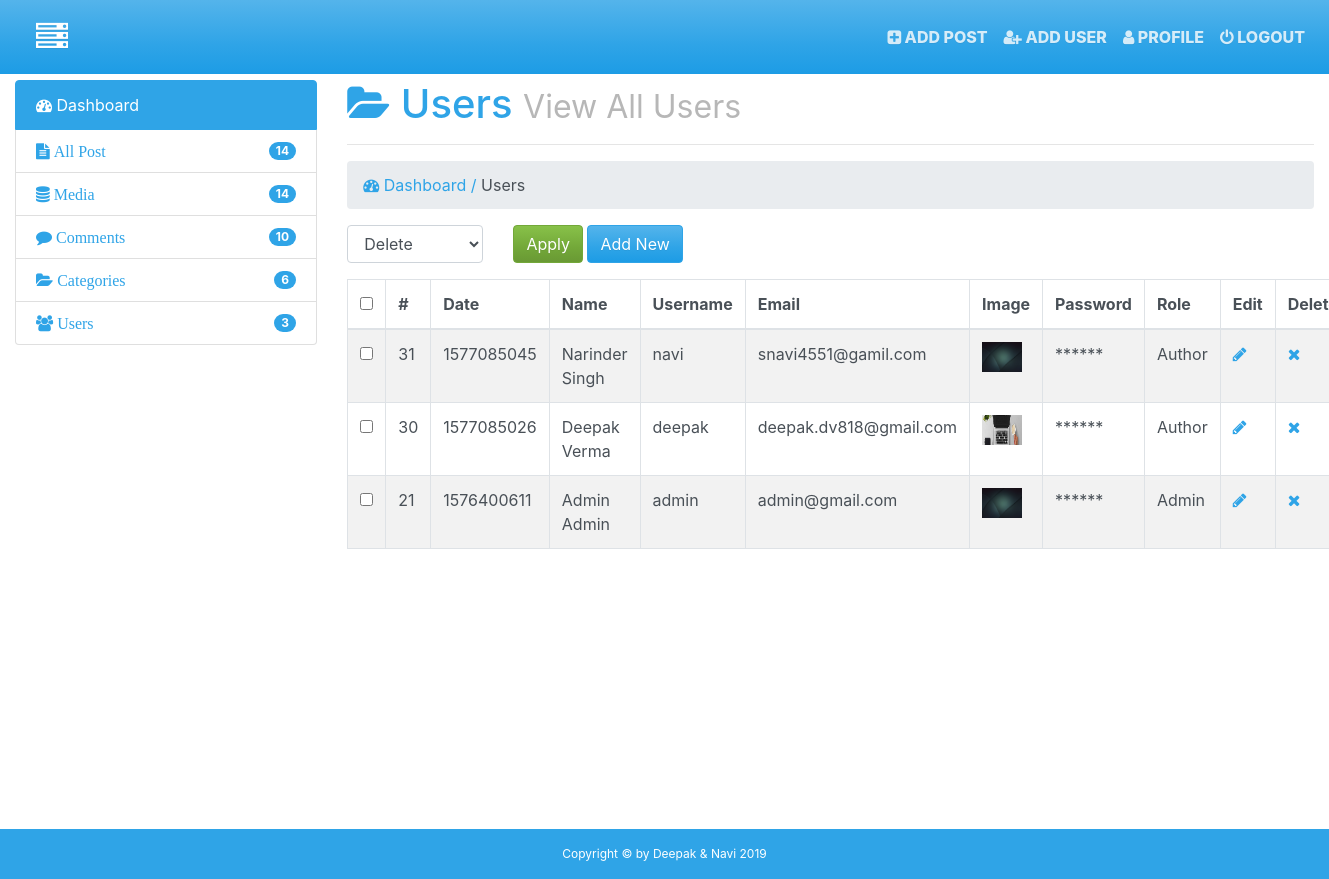
/admin/users.php (signed in), run on the app's committed database.
### tables this page shows
CREATE TABLE `users` (
  `id` int(11) NOT NULL,
  `date` int(11) NOT NULL,
  `first_name` varchar(255) NOT NULL,
  `last_name` varchar(255) NOT NULL,
  `username` varchar(255) NOT NULL,
  `image` varchar(255) NOT NULL,
  `password` varchar(255) NOT NULL,
  `roll` varchar(255) NOT NULL,
  `details` text NOT NULL,
  `salt` varchar(255) NOT NULL DEFAULT '$2y$10$hellodeepakvermanaviii',
  `email` varchar(255) NOT NULL
);

### admin/users.php (the view, shortened to what this page needs)
<!DOCTYPE html>
<html>
  <head>
    <?php require_once('inc/top.php');?>
  </head>
  <body>
    <?php require_once('inc/header.php');?>
  <div class="container-fluid">
    <div class="row">
      <div class="col-md-3">
        <?php require_once('inc/sidebar.php');?>
      </div>
      <div class="col-md-9">
        <h1><i class="fa fa-folder-open"></i> Users
          <small class="smalld">View All Users</small>
          <hr>
        </h1>
        <ol class="breadcrumb">
          <li><a href="index.html"><i class="fa fa-tachometer"></i> Dashboard / </a></li>
          <li class="active"><i class="fa fa-folder-opn"></i> Users</li>
        </ol>
        <?php
      $query = "SELECT * FROM users ORDER BY id DESC";
      $run = mysqli_query($con,$query);
      if (mysqli_num_rows($run) > 0) {
        ?>
        <form action="" method="post">
        <div class="row">
          <div class="col-md-6">
                <div class="row">
                  <div class="col-md-4">
                    <div class="form-group">
                      <select class="form-control" name="bulk-options" id="">
                        <option value="delete">Delete</option>
                      </select>
                    </div>
                  </div>
                  <div class="col-md-8">
                    <input type="submit" name="" class="btn btn-success" value="Apply">
                    <a href="add-user.php" class="btn btn-primary">Add New</a>
                  </div>
                </div>
          </div>
           <div class="col-md-6">
          </div>
        </div>
        <table class="table table-hover table-bordered table-striped">
          <thead>
            <tr>
              <th><input type="checkbox" name="" id="selectallboxes"></th>
              <th>#</th>
              <th>Date</th>
              <th>Name</th>
              <th>Username</th>
              <th>Email</th>
              <th>Image</th>
              <th>Password</th>
              <th>Role</th>
              <th>Edit</th>
              <th>Delete</th>
            </tr>
          </thead>
          <tbody>
            <?php
            while ($row = mysqli_fetch_array($run)) {
              $id = $row['id'];
              $first_name = ucfirst($row['first_name']);
              $last_name = ucfirst($row['last_name']);
              $email= $row['email'];
              $username= $row['username'];
              $roll = $row['roll'];
              $image= $row['image'];
              $date = $row['date'];
            ?>
            <tr>
              <td><input type="checkbox" name="checkboxes[]" value="<?php echo $id;?>" class="checkboxes"></td>
              <td><?php  echo $id; ?></td>
              <td><?php  echo $date; ?></td>
              <td><?php echo "$first_name $last_name"; ?></td>
              <td><?php echo $username;?></td>
              <td><?php echo $email;?></td>
              <td><img src="img/<?php echo $image; ?>" alt="" class="img-responsive" width="40px;" height="30px;"></td>
              <td>******</td>
              <td><?php echo ucfirst($roll); ?></td>
              <td><a href="edit-user.php?edit=<?php echo $id; ?>"><i class="fa fa-pencil"></i></a></td>
              <td><a href="users.php?del=<?php echo  $id; ?>"><i class="fa fa-times"></i></a></td>
            </tr>
            <?php
               }
            ?>
          </tbody>
        </table>
        <?php
        }
      else{
           echo "<center><h2>No Users Avialable Now</h2></center>";
      }
        ?>
        </form>
      </div>
    </div>
  </div><br>
  <?php require_once('inc/footer.php');?>
  </body>
</html>

### admin/css/style.css (style rules this page uses)
body { padding-top: 80px; }
.smalld { color: #B7B7B7; }

### data on the page
users: id "31", date "1577085045", first_name "Narinder", last_name "Singh", username "navi", email "snavi4551@gamil.com", image (picture), roll "Author"
users: id "30", date "1577085026", first_name "Deepak", last_name "Verma", username "deepak", email "deepak.dv818@gmail.com", image (picture), roll "Author"
users: id "21", date "1576400611", first_name "Admin", last_name "Admin", username "admin", email "admin@gmail.com", image (picture), roll "Admin"
